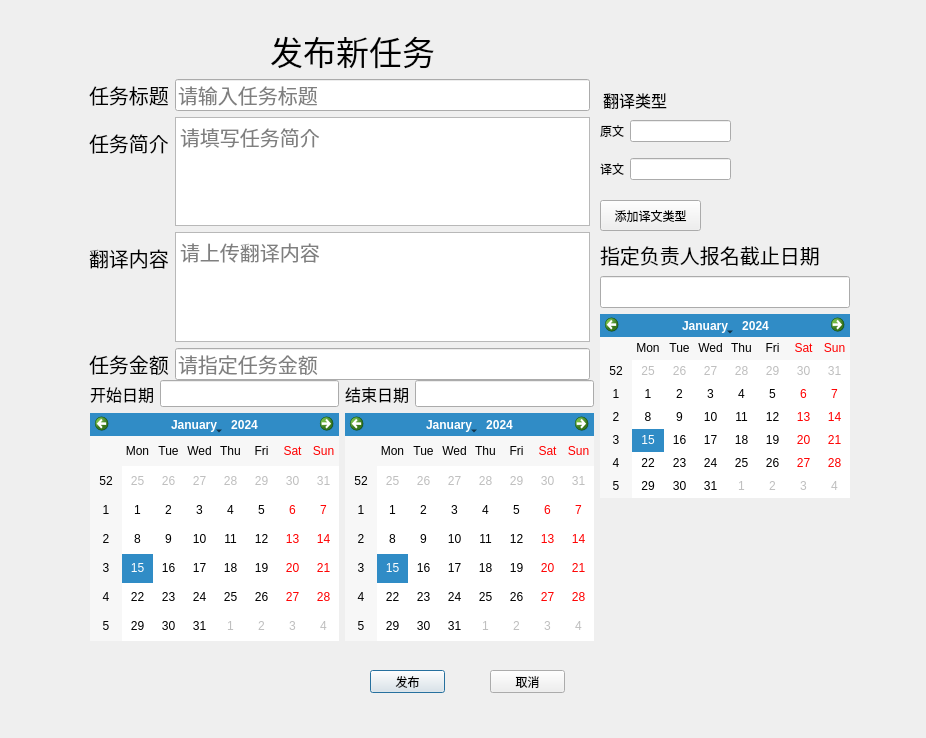
<?xml version="1.0" encoding="UTF-8"?>
<ui version="4.0">
 <class>newMissionDlg</class>
 <widget class="QDialog" name="newMissionDlg">
  <property name="geometry">
   <rect>
    <x>0</x>
    <y>0</y>
    <width>926</width>
    <height>738</height>
   </rect>
  </property>
  <property name="windowTitle">
   <string>Dialog</string>
  </property>
  <widget class="QLabel" name="labFront">
   <property name="geometry">
    <rect>
     <x>270</x>
     <y>10</y>
     <width>231</width>
     <height>81</height>
    </rect>
   </property>
   <property name="font">
    <font>
     <pointsize>25</pointsize>
    </font>
   </property>
   <property name="text">
    <string>发布新任务</string>
   </property>
  </widget>
  <widget class="QWidget" name="formLayoutWidget">
   <property name="geometry">
    <rect>
     <x>89</x>
     <y>79</y>
     <width>501</width>
     <height>301</height>
    </rect>
   </property>
   <layout class="QFormLayout" name="formLayout">
    <item row="1" column="0">
     <widget class="QLabel" name="labDesc">
      <property name="font">
       <font>
        <pointsize>15</pointsize>
       </font>
      </property>
      <property name="text">
       <string>任务简介</string>
      </property>
     </widget>
    </item>
    <item row="3" column="0">
     <widget class="QLabel" name="labContent">
      <property name="font">
       <font>
        <pointsize>15</pointsize>
       </font>
      </property>
      <property name="text">
       <string>翻译内容</string>
      </property>
     </widget>
    </item>
    <item row="3" column="1">
     <widget class="QPlainTextEdit" name="plainTextEdit">
      <property name="font">
       <font>
        <pointsize>15</pointsize>
       </font>
      </property>
      <property name="placeholderText">
       <string>请上传翻译内容</string>
      </property>
     </widget>
    </item>
    <item row="1" column="1">
     <widget class="QPlainTextEdit" name="plainTextEditDesc">
      <property name="font">
       <font>
        <pointsize>15</pointsize>
       </font>
      </property>
      <property name="placeholderText">
       <string>请填写任务简介</string>
      </property>
     </widget>
    </item>
    <item row="0" column="0">
     <widget class="QLabel" name="labTitle">
      <property name="font">
       <font>
        <pointsize>15</pointsize>
       </font>
      </property>
      <property name="text">
       <string>任务标题</string>
      </property>
     </widget>
    </item>
    <item row="0" column="1">
     <widget class="QLineEdit" name="lineEditTitle">
      <property name="font">
       <font>
        <pointsize>15</pointsize>
       </font>
      </property>
      <property name="placeholderText">
       <string>请输入任务标题</string>
      </property>
     </widget>
    </item>
    <item row="4" column="0">
     <widget class="QLabel" name="labReward">
      <property name="font">
       <font>
        <pointsize>15</pointsize>
       </font>
      </property>
      <property name="text">
       <string>任务金额</string>
      </property>
     </widget>
    </item>
    <item row="4" column="1">
     <widget class="QLineEdit" name="lineEditReward">
      <property name="font">
       <font>
        <pointsize>15</pointsize>
       </font>
      </property>
      <property name="placeholderText">
       <string>请指定任务金额</string>
      </property>
     </widget>
    </item>
   </layout>
  </widget>
  <widget class="QWidget" name="gridLayoutWidget">
   <property name="geometry">
    <rect>
     <x>600</x>
     <y>110</y>
     <width>131</width>
     <height>80</height>
    </rect>
   </property>
   <layout class="QGridLayout" name="gridLayout">
    <item row="0" column="0">
     <widget class="QLabel" name="labOri">
      <property name="text">
       <string>原文</string>
      </property>
     </widget>
    </item>
    <item row="1" column="0">
     <widget class="QLabel" name="labTrans">
      <property name="text">
       <string>译文</string>
      </property>
     </widget>
    </item>
    <item row="0" column="1">
     <widget class="QLineEdit" name="lineEditOri"/>
    </item>
    <item row="1" column="1">
     <widget class="QLineEdit" name="lineEditTrans"/>
    </item>
   </layout>
  </widget>
  <widget class="QLabel" name="labType">
   <property name="geometry">
    <rect>
     <x>603</x>
     <y>90</y>
     <width>71</width>
     <height>20</height>
    </rect>
   </property>
   <property name="font">
    <font>
     <pointsize>12</pointsize>
    </font>
   </property>
   <property name="text">
    <string>翻译类型</string>
   </property>
  </widget>
  <widget class="QWidget" name="gridLayoutWidget_2">
   <property name="geometry">
    <rect>
     <x>90</x>
     <y>380</y>
     <width>504</width>
     <height>261</height>
    </rect>
   </property>
   <layout class="QGridLayout" name="gridLayout_2">
    <item row="1" column="1">
     <widget class="QCalendarWidget" name="calendarTo"/>
    </item>
    <item row="1" column="0">
     <widget class="QCalendarWidget" name="calendarFrom"/>
    </item>
    <item row="0" column="0">
     <layout class="QFormLayout" name="formLayout_2">
      <item row="0" column="0">
       <widget class="QLabel" name="labFrom">
        <property name="font">
         <font>
          <pointsize>12</pointsize>
         </font>
        </property>
        <property name="text">
         <string>开始日期</string>
        </property>
       </widget>
      </item>
      <item row="0" column="1">
       <widget class="QLineEdit" name="lineEditFrom">
        <property name="font">
         <font>
          <pointsize>12</pointsize>
         </font>
        </property>
       </widget>
      </item>
     </layout>
    </item>
    <item row="0" column="1">
     <layout class="QFormLayout" name="formLayout_3">
      <item row="0" column="0">
       <widget class="QLabel" name="labTo">
        <property name="font">
         <font>
          <pointsize>12</pointsize>
         </font>
        </property>
        <property name="text">
         <string>结束日期</string>
        </property>
       </widget>
      </item>
      <item row="0" column="1">
       <widget class="QLineEdit" name="lineEditTo">
        <property name="font">
         <font>
          <pointsize>12</pointsize>
         </font>
        </property>
       </widget>
      </item>
     </layout>
    </item>
   </layout>
  </widget>
  <widget class="QPushButton" name="finishBtn">
   <property name="geometry">
    <rect>
     <x>370</x>
     <y>670</y>
     <width>75</width>
     <height>23</height>
    </rect>
   </property>
   <property name="text">
    <string>发布</string>
   </property>
  </widget>
  <widget class="QPushButton" name="quitBtn">
   <property name="geometry">
    <rect>
     <x>490</x>
     <y>670</y>
     <width>75</width>
     <height>23</height>
    </rect>
   </property>
   <property name="text">
    <string>取消</string>
   </property>
  </widget>
  <widget class="QPushButton" name="addBtn">
   <property name="geometry">
    <rect>
     <x>600</x>
     <y>200</y>
     <width>101</width>
     <height>31</height>
    </rect>
   </property>
   <property name="text">
    <string>添加译文类型</string>
   </property>
  </widget>
  <widget class="QWidget" name="verticalLayoutWidget">
   <property name="geometry">
    <rect>
     <x>600</x>
     <y>240</y>
     <width>250</width>
     <height>258</height>
    </rect>
   </property>
   <layout class="QVBoxLayout" name="verticalLayout">
    <item>
     <widget class="QLabel" name="labPncpDDL">
      <property name="font">
       <font>
        <pointsize>15</pointsize>
       </font>
      </property>
      <property name="text">
       <string>指定负责人报名截止日期</string>
      </property>
     </widget>
    </item>
    <item>
     <widget class="QLineEdit" name="lineEdit">
      <property name="font">
       <font>
        <pointsize>15</pointsize>
       </font>
      </property>
     </widget>
    </item>
    <item>
     <widget class="QCalendarWidget" name="calendarPncp"/>
    </item>
   </layout>
  </widget>
 </widget>
 <resources/>
 <connections>
  <connection>
   <sender>quitBtn</sender>
   <signal>clicked()</signal>
   <receiver>newMissionDlg</receiver>
   <slot>close()</slot>
   <hints>
    <hint type="sourcelabel">
     <x>566</x>
     <y>671</y>
    </hint>
    <hint type="destinationlabel">
     <x>661</x>
     <y>674</y>
    </hint>
   </hints>
  </connection>
 </connections>
</ui>
